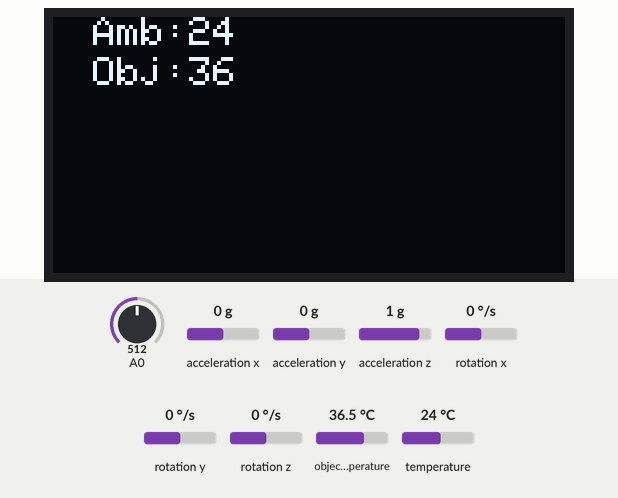
The sketch below on a simulated Arduino Uno, built with avr-gcc and run on an emulated ATmega328P. Shown: 128×64 one-colour display. The inputs (shaded band) are chosen by the test bench; at power-on: object temperature 36.5 °C, A0 = 512, rotation x 0 °/s, rotation y 0 °/s, rotation z 0 °/s, acceleration x 0 g, acceleration y 0 g, acceleration z 1 g, temperature 24 °C. The display library's start-up logo is not drawn; what the sketch prints to the serial monitor is not drawn.

Above: at 2.2 s.
2.3 s: object temperature set to 20 °C
At 2.9 s:
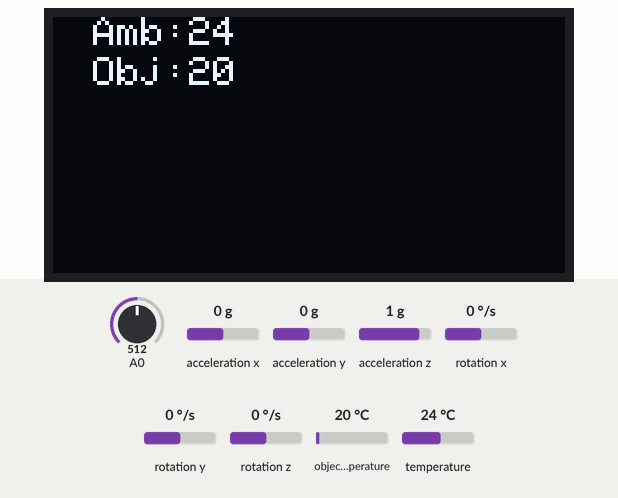
3.8 s: A0 set to 527
At 5.0 s:
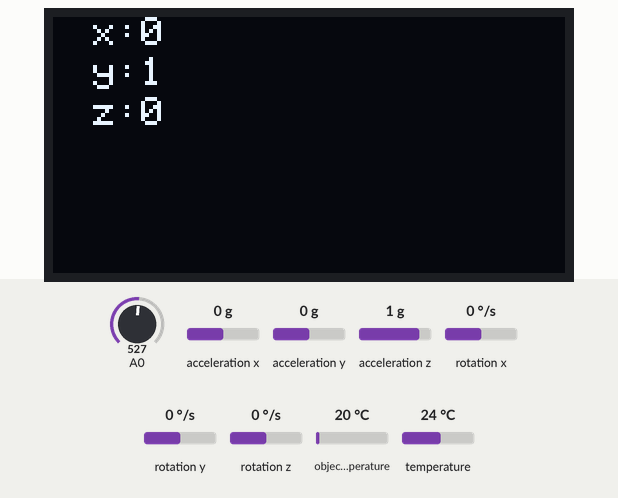
5.3 s: rotation x set to -192 °/s
At 5.8 s:
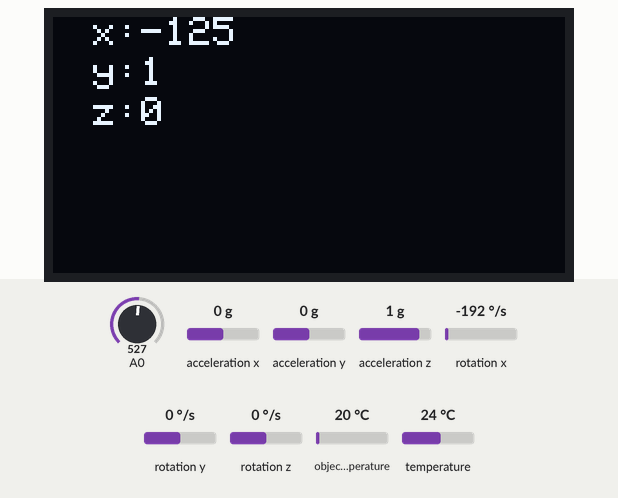
6.8 s: rotation y set to -192 °/s
At 8.0 s:
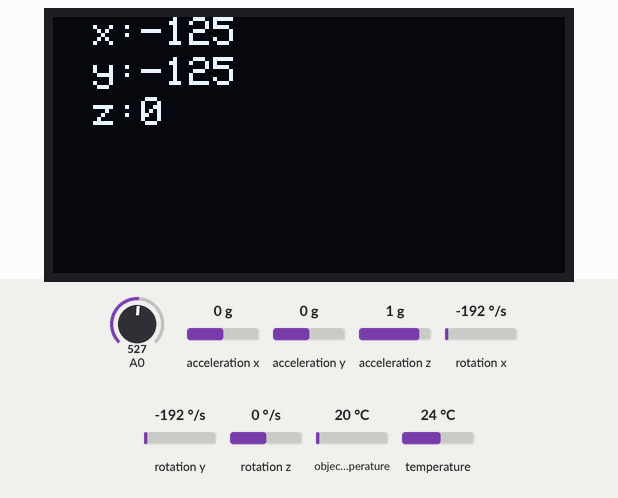
8.3 s: rotation z set to -192 °/s
At 8.7 s:
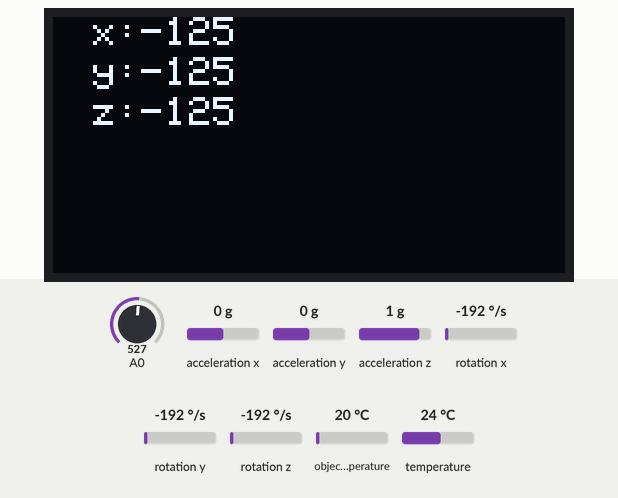
9.8 s: A0 set to 502
At 11.0 s:
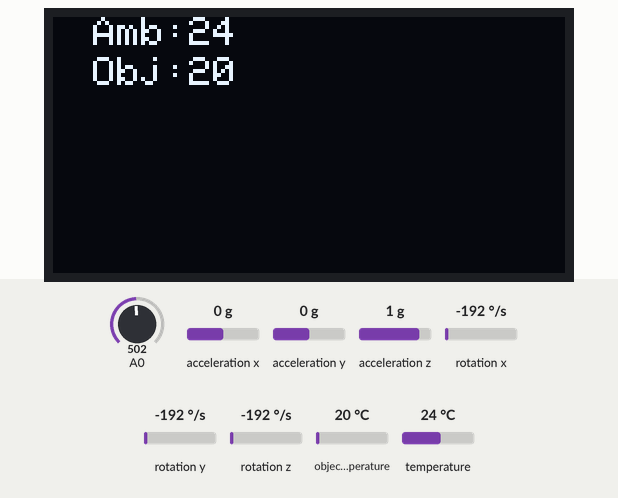
Timing chart, 0 to 12.3 s (numbered marks = the images above; inputs shaded):
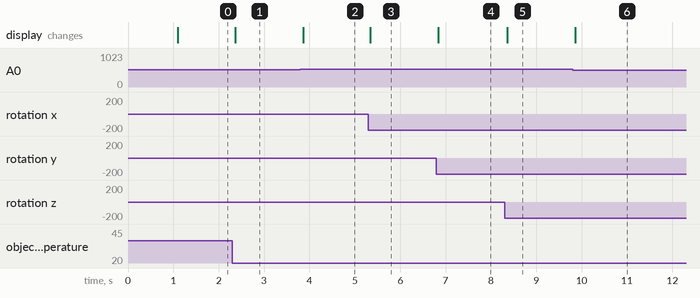

Measured:
- the behaviour switches between 512 and 513 on A0 (found by bisection; images 1 and 2)
- after the input at 2.3 s, the display: changes after 0.06 s (image 1)
- after the input at 3.8 s, the display: changes after 0.06 s (image 2)
- after the input at 5.3 s, the display: changes at once (image 3)
- after the input at 6.8 s, the display: changes at once (image 4)
- after the input at 8.3 s, the display: changes after 0.06 s (image 5)
- after the input at 9.8 s, the display: changes after 0.06 s (image 6)

The sketch:

STEAMRnE_34A.ino
```cpp
//peripheral

#define OLED_RESET 4
#define NUMFLAKES 10
#define XPOS 0
#define YPOS 1
#define DELTAY 2
#define LOGO16_GLCD_HEIGHT 16
#define LOGO16_GLCD_WIDTH  16

static const unsigned char PROGMEM logo16_glcd_bmp[] = {
  B00000000, B11000000,
  B00000001, B11000000,
  B00000001, B11000000,
  B00000011, B11100000,
  B11110011, B11100000,
  B11111110, B11111000,
  B01111110, B11111111,
  B00110011, B10011111,
  B00011111, B11111100,
  B00001101, B01110000,
  B00011011, B10100000,
  B00111111, B11100000,
  B00111111, B11110000,
  B01111100, B11110000,
  B01110000, B01110000,
  B00000000, B00110000
};

#include <Wire.h>
#include <I2Cdev.h>
#include <SPI.h>
#include <Adafruit_GFX.h>
#include <Adafruit_SSD1306.h>
#include <MPU6050.h>
#include <Adafruit_MLX90614.h>

MPU6050 mpu;
Adafruit_SSD1306 display(OLED_RESET);
Adafruit_MLX90614 mlx = Adafruit_MLX90614();

#if (SSD1306_LCDHEIGHT != 64)
//#error ("Height incorrect, Please fix Adafruit_SSD1306.h!");
#endif

int16_t ax, ay, az, gx, gy, gz;
int vx, vy, vz, fx, fy, fz;
int amb, obj;
unsigned long timeNow = 0, timeBefore = 0;
int delaysec = 1;
bool state;

void setup() {
  // put your setup code here, to run once:
  Serial.begin(115200);
  while (!Serial);

  Wire.begin();

  display.begin(SSD1306_SWITCHCAPVCC, 0x3C);
  display.display();
  delay(1000);
  display.clearDisplay();

  mpu.initialize();
  while (!mpu.testConnection());
}

void loop() {
  // put your main code here, to run repeatedly:
  mpu.getMotion6(&ax, &ay, &az, &gx, &gy, &gz);
  fx = vx = (gx + 300) / 200 - 1;
  fy = vy = (gy - 100) / 200 + 1;
  fz = vz = (gz - 600) / 200 + 3;

  amb = mlx.readAmbientTempC();
  obj = mlx.readObjectTempC();

  display.clearDisplay();
  int potdata = analogRead(A0);

  if (potdata < 256 || potdata > 256 + 512) {
    state = true;
  } else {
    state = false;
  }

  if (potdata > 512) {
    displayAccData(fx, fy, fz);
  } else {
    //displayTime();
    displayTempData(amb, obj);
  }

  timeNow = millis();
  if (timeNow - timeBefore >= delaysec * 1000) {
    timeBefore = timeNow;
    String output = String(fx) + "," + String(fy) + ',' + String(fz) + ',' + String(amb) + ',' + String(obj) + ',' + String(int(state));
    Serial.println(output);
  }
}

void displayAccData(int x, int y, int z) {
  display.setTextSize(1);
  display.setTextColor(WHITE);

  display.setCursor(10, 0);
  display.print("x:"); display.println(x);
  display.setCursor(10, 10);
  display.print("y:"); display.println(y);
  display.setCursor(10, 20);
  display.print("z:"); display.println(z);

  display.display();
}

void displayTempData(int a, int o) {
  display.setTextSize(1);
  display.setTextColor(WHITE);

  display.setCursor(10, 0);
  display.print("Amb:"); display.println(a);
  display.setCursor(10, 10);
  display.print("Obj:"); display.println(o);

  display.display();
}
```
